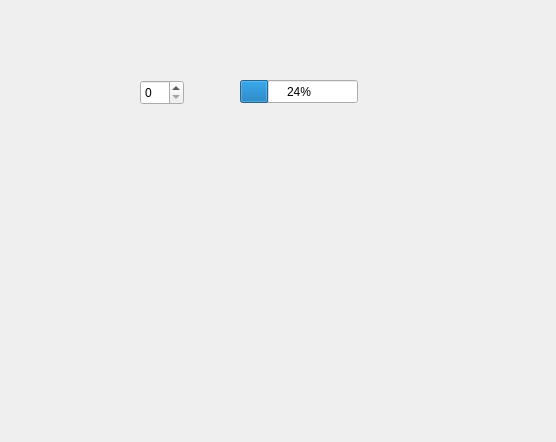
<?xml version="1.0" encoding="UTF-8"?>
<ui version="4.0">
 <class>MyWidget</class>
 <widget class="QWidget" name="MyWidget">
  <property name="geometry">
   <rect>
    <x>0</x>
    <y>0</y>
    <width>556</width>
    <height>442</height>
   </rect>
  </property>
  <property name="windowTitle">
   <string>Form</string>
  </property>
  <widget class="MyWidget" name="widget" native="true">
   <property name="geometry">
    <rect>
     <x>120</x>
     <y>140</y>
     <width>241</width>
     <height>171</height>
    </rect>
   </property>
  </widget>
  <widget class="QSpinBox" name="spinBox">
   <property name="geometry">
    <rect>
     <x>140</x>
     <y>80</y>
     <width>44</width>
     <height>25</height>
    </rect>
   </property>
  </widget>
  <widget class="QProgressBar" name="progressBar">
   <property name="geometry">
    <rect>
     <x>240</x>
     <y>80</y>
     <width>118</width>
     <height>23</height>
    </rect>
   </property>
   <property name="value">
    <number>24</number>
   </property>
  </widget>
 </widget>
 <customwidgets>
  <customwidget>
   <class>MyWidget</class>
   <extends>QWidget</extends>
   <header location="global">mywidget.h</header>
   <container>1</container>
  </customwidget>
 </customwidgets>
 <resources/>
 <connections/>
</ui>
